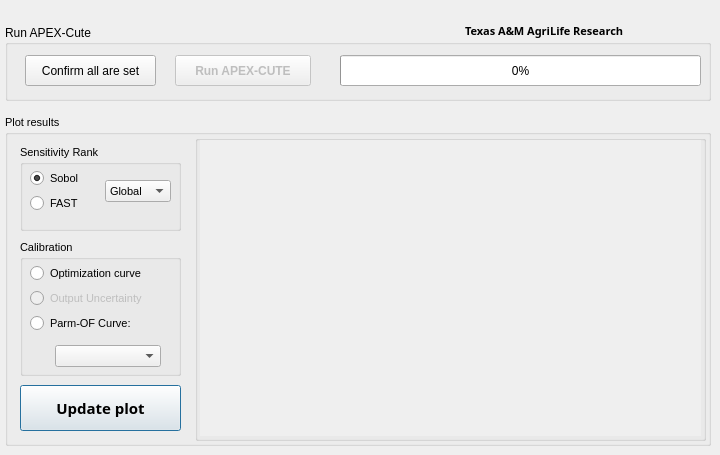
    <widget class="QWidget" name="run">
     <attribute name="title">
      <string>Run</string>
     </attribute>
     <widget class="QGroupBox" name="groupBox_8">
      <property name="geometry">
       <rect>
        <x>5</x>
        <y>25</y>
        <width>706</width>
        <height>76</height>
       </rect>
      </property>
      <property name="title">
       <string>Run APEX-Cute</string>
      </property>
      <widget class="QPushButton" name="btn_run">
       <property name="enabled">
        <bool>false</bool>
       </property>
       <property name="geometry">
        <rect>
         <x>170</x>
         <y>30</y>
         <width>136</width>
         <height>31</height>
        </rect>
       </property>
       <property name="font">
        <font>
         <weight>75</weight>
         <bold>true</bold>
        </font>
       </property>
       <property name="text">
        <string>Run APEX-CUTE</string>
       </property>
      </widget>
      <widget class="QPushButton" name="btn_save">
       <property name="geometry">
        <rect>
         <x>20</x>
         <y>30</y>
         <width>131</width>
         <height>31</height>
        </rect>
       </property>
       <property name="text">
        <string>Confirm all are set</string>
       </property>
      </widget>
      <widget class="QProgressBar" name="progressBar_1">
       <property name="geometry">
        <rect>
         <x>335</x>
         <y>30</y>
         <width>361</width>
         <height>31</height>
        </rect>
       </property>
       <property name="value">
        <number>0</number>
       </property>
      </widget>
      <widget class="QLabel" name="label_53">
       <property name="geometry">
        <rect>
         <x>460</x>
         <y>-10</y>
         <width>211</width>
         <height>31</height>
        </rect>
       </property>
       <property name="font">
        <font>
         <family>Arial Black</family>
         <pointsize>8</pointsize>
         <weight>75</weight>
         <italic>false</italic>
         <bold>true</bold>
        </font>
       </property>
       <property name="text">
        <string>Texas A&amp;M AgriLife Research</string>
       </property>
       <property name="openExternalLinks">
        <bool>false</bool>
       </property>
      </widget>
     </widget>
     <widget class="QPushButton" name="btn_plot">
      <property name="geometry">
       <rect>
        <x>20</x>
        <y>385</y>
        <width>161</width>
        <height>46</height>
       </rect>
      </property>
      <property name="font">
       <font>
        <family>Segoe UI Black</family>
        <pointsize>11</pointsize>
        <weight>75</weight>
        <bold>true</bold>
       </font>
      </property>
      <property name="text">
       <string>Update plot</string>
      </property>
      <property name="autoDefault">
       <bool>false</bool>
      </property>
      <property name="default">
       <bool>true</bool>
      </property>
     </widget>
     <widget class="QGroupBox" name="groupBox_15">
      <property name="geometry">
       <rect>
        <x>5</x>
        <y>115</y>
        <width>706</width>
        <height>331</height>
       </rect>
      </property>
      <property name="font">
       <font>
        <pointsize>8</pointsize>
       </font>
      </property>
      <property name="title">
       <string>Plot results</string>
      </property>
      <widget class="QGroupBox" name="groupBox_13">
       <property name="geometry">
        <rect>
         <x>15</x>
         <y>30</y>
         <width>161</width>
         <height>86</height>
        </rect>
       </property>
       <property name="title">
        <string>Sensitivity Rank</string>
       </property>
       <widget class="QRadioButton" name="rb_sobol_si">
        <property name="geometry">
         <rect>
          <x>10</x>
          <y>25</y>
          <width>56</width>
          <height>17</height>
         </rect>
        </property>
        <property name="text">
         <string>Sobol</string>
        </property>
        <property name="checked">
         <bool>true</bool>
        </property>
        <attribute name="buttonGroup">
         <string notr="true">buttonGroup</string>
        </attribute>
       </widget>
       <widget class="QRadioButton" name="rb_fast_si">
        <property name="geometry">
         <rect>
          <x>10</x>
          <y>50</y>
          <width>56</width>
          <height>17</height>
         </rect>
        </property>
        <property name="text">
         <string>FAST</string>
        </property>
        <attribute name="buttonGroup">
         <string notr="true">buttonGroup</string>
        </attribute>
       </widget>
       <widget class="QComboBox" name="cb_sensitivity_rank">
        <property name="geometry">
         <rect>
          <x>85</x>
          <y>35</y>
          <width>66</width>
          <height>22</height>
         </rect>
        </property>
        <item>
         <property name="text">
          <string>Global</string>
         </property>
        </item>
        <item>
         <property name="text">
          <string>Local</string>
         </property>
        </item>
       </widget>
      </widget>
      <widget class="QGroupBox" name="groupBox_14">
       <property name="geometry">
        <rect>
         <x>15</x>
         <y>125</y>
         <width>161</width>
         <height>136</height>
        </rect>
       </property>
       <property name="title">
        <string>Calibration</string>
       </property>
       <widget class="QRadioButton" name="rb_uncertainty">
        <property name="enabled">
         <bool>false</bool>
        </property>
        <property name="geometry">
         <rect>
          <x>10</x>
          <y>50</y>
          <width>126</width>
          <height>17</height>
         </rect>
        </property>
        <property name="text">
         <string>Output Uncertainty</string>
        </property>
        <attribute name="buttonGroup">
         <string notr="true">buttonGroup</string>
        </attribute>
       </widget>
       <widget class="QComboBox" name="combo_parm">
        <property name="geometry">
         <rect>
          <x>35</x>
          <y>105</y>
          <width>106</width>
          <height>22</height>
         </rect>
        </property>
       </widget>
       <widget class="QRadioButton" name="rb_parm_sensitivity">
        <property name="geometry">
         <rect>
          <x>10</x>
          <y>75</y>
          <width>151</width>
          <height>17</height>
         </rect>
        </property>
        <property name="text">
         <string>Parm-OF Curve:</string>
        </property>
        <attribute name="buttonGroup">
         <string notr="true">buttonGroup</string>
        </attribute>
       </widget>
       <widget class="QRadioButton" name="rb_of">
        <property name="geometry">
         <rect>
          <x>10</x>
          <y>25</y>
          <width>136</width>
          <height>17</height>
         </rect>
        </property>
        <property name="text">
         <string>Optimization curve</string>
        </property>
        <attribute name="buttonGroup">
         <string notr="true">buttonGroup</string>
        </attribute>
       </widget>
      </widget>
      <widget class="QGroupBox" name="groupBox_3">
       <property name="geometry">
        <rect>
         <x>190</x>
         <y>20</y>
         <width>511</width>
         <height>306</height>
        </rect>
       </property>
       <property name="title">
        <string/>
       </property>
       <widget class="QWidget" name="MplWidget" native="true">
        <property name="enabled">
         <bool>true</bool>
        </property>
        <property name="geometry">
         <rect>
          <x>5</x>
          <y>5</y>
          <width>501</width>
          <height>296</height>
         </rect>
        </property>
        <property name="autoFillBackground">
         <bool>true</bool>
        </property>
       </widget>
      </widget>
     </widget>
     <zorder>groupBox_15</zorder>
     <zorder>groupBox_8</zorder>
     <zorder>btn_plot</zorder>
    </widget>
